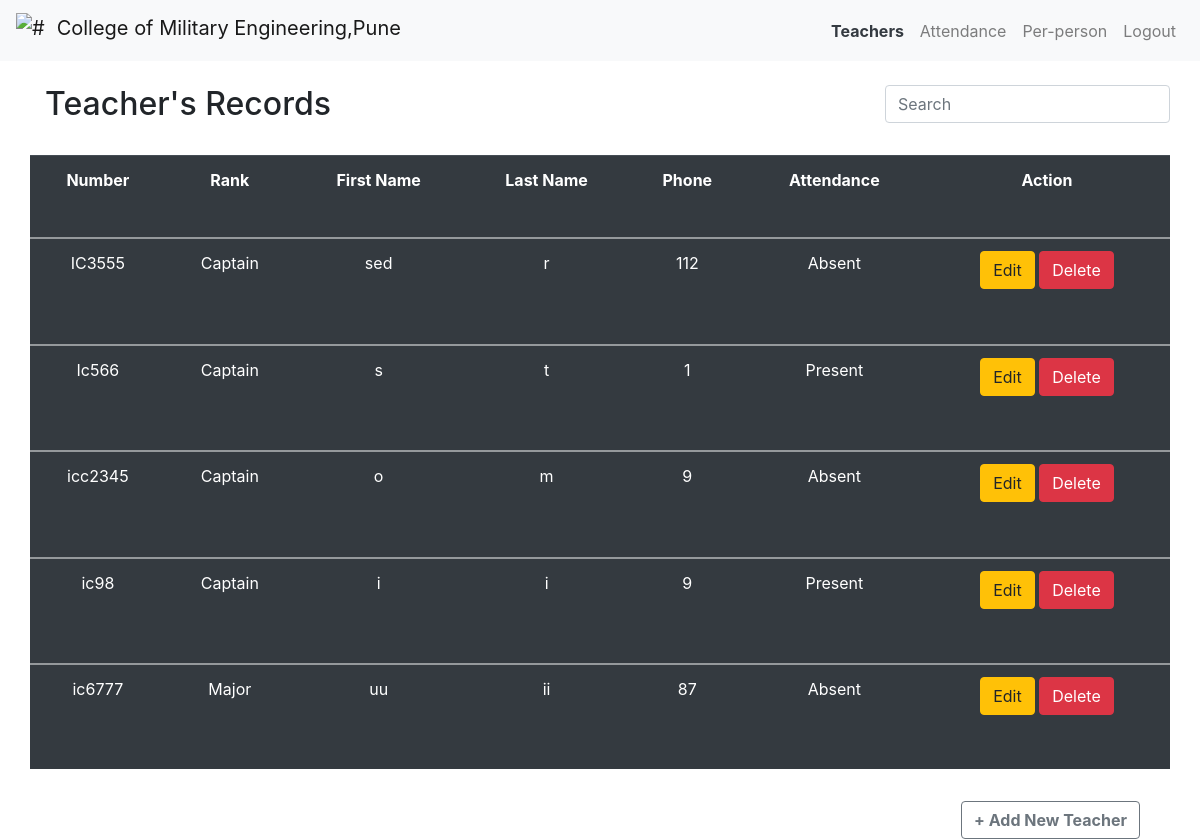
Page /index/ (signed in) on the earlier database version.
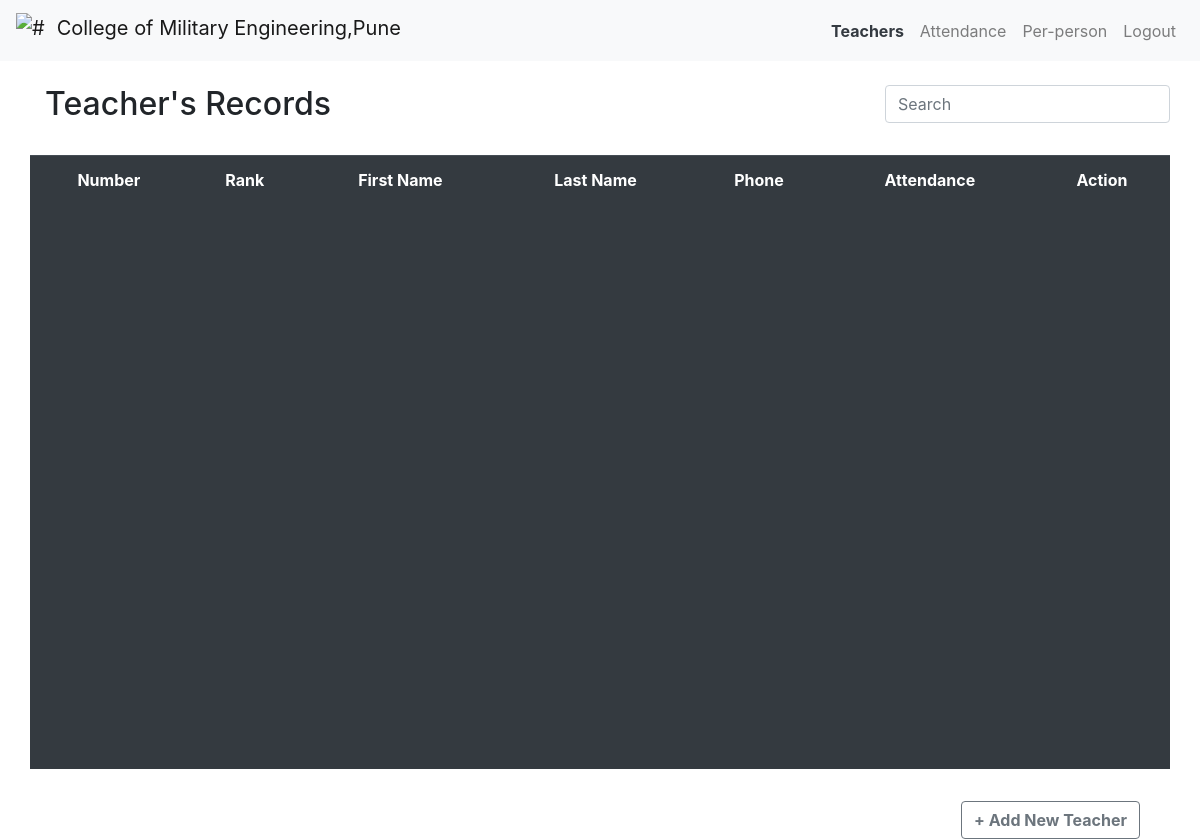
Same page on the later database version.
### app.py (models this page shows)
class Teachers(db.Model):
    roll_no=db.Column(db.String(200),primary_key=True)
    rank=db.Column(db.String(200),nullable=False)
    first_name=db.Column(db.String(200),nullable=False)
    last_name=db.Column(db.String(200),nullable=False)
    phone=db.Column(db.Integer(),nullable=False)
    attendance_id=db.relationship('Attendance',backref='attendance_id',cascade="all,delete,delete-orphan")

### app.py (the view)
@app.route('/index/',methods=["GET","POST"])
@login_required
def teacher_reg():
    teachers =db.session.query(Teachers,Track).outerjoin(Track,Teachers.roll_no==Track.teach_track).all()
    return render_template("index_new.html",teachers=teachers)

### app.py (called while the page is built)
@login.user_loader
def load_user(id):
    return Users.query.get(id)

### templates/index_new.html (shortened to what this page needs)
{% extends 'base.html'%}
{%block body%}
<nav class="navbar navbar-expand-md bg-light navbar-light">
   <a class="navbar-brand" href="#">
      <img src="{{ url_for('static',filename='cme.jpg') }}" width="35" height="35" class="d-inline-block align-top" alt="#">
     College of Military Engineering,Pune
   </a>
   <ul class="navbar-nav ml-auto">
      <li class="nav-item">
          <a class="nav-link font-weight-bold text-dark" href="{{url_for('teacher_reg')}}">
            Teachers
          </a>
      </li>
      <li class="nav-item">
         <a class="nav-link" href="{{url_for('attendance_sys')}}">
           Attendance
         </a>
     </li>
     <li class="nav-item">
      <a class="nav-link" href="{{url_for('person1')}}">
        Per-person
      </a>
  </li>
  <li class="nav-item">
   <a class="nav-link" href="{{url_for('logout')}}">
     Logout
   </a>
</li>
  </ul>
 </nav>
 <div class="container mt-4">
   <div class="row">
       <div class="col-md-4"><h2>Teacher's Records</h2></div>
       <input type="text" id="filter" class="form-control col-md-3 ml-auto" placeholder="Search">
   </div>
   <div class="row mt-4" style="overflow: auto;height: 630px;">
       <table class="table table-hover table-dark" id="table1" style="border-collapse: collapse;">
           <tr>
               <th class="text-center" style="position: sticky;top: 0;">Number</th>
               <th class="text-center" style="position: sticky;top: 0;">Rank</th>
               <th class="text-center" style="position: sticky;top: 0;">First Name</th>
               <th class="text-center" style="position: sticky;top: 0;">Last Name</th>
               <th class="text-center" style="position: sticky;top: 0;">Phone</th>
               <th class="text-center" style="position: sticky;top: 0;">Attendance</th>
               <th class="text-center" style="position: sticky;top: 0;">Action</th>
           </tr>
           {% for row,row_att in teachers %}
          <tbody class="searchable">
           <tr>
               <td class="text-center">{{row.roll_no}}</td>
               <td class="text-center">{{row.rank}}</td>
               <td class="text-center">{{row.first_name}}</td>
               <td class="text-center">{{row.last_name}}</td>
               <td class="text-center">{{row.phone}}</td>
               {% if row_att.in_out %}
               <td class="text-center">Present</td>
               {% else %}
               <td class="text-center">Absent</td>
               {% endif %}
               <td class="text-center">
                   <a href="/update/{{row.roll_no}}" class="btn btn-warning btn-xs" data-toggle="modal" data-target="#modaledit{{row.roll_no}}">Edit</a>
                   <a href="/delete/{{row.roll_no}}" class="btn btn-danger btn-xs" onclick="return confirm('Are You Sure To Delete ?')">Delete</a>
               </td>
           </tr>
          </tbody>
           {% endfor %}
       </table>
   </div>
    <div class="col-md-12 mt-3">
       <button class="btn btn-outline-secondary btn-md float-right font-weight-bold" data-toggle="modal" data-target="#mymodal">+ Add New Teacher</button>
    </div>
</div>
{%endblock%}

### templates/base.html (shortened to what this page needs)
<!DOCTYPE html>
<html lang="en">
<head>
    <link rel="stylesheet" href="/static/bootstrap.min.css">
</head>
<body>
    {%block body%} {%endblock%}
</body>
</html>

Differences in the rows shown:
removed Teachers: roll_no "IC3555", rank "Captain", first_name "sed", last_name "r", phone "112", shows "Absent"
removed Teachers: roll_no "Ic566", rank "Captain", first_name "s", last_name "t", phone "1", shows "Present"
removed Teachers: roll_no "icc2345", rank "Captain", first_name "o", last_name "m", phone "9", shows "Absent"
removed Teachers: roll_no "ic98", rank "Captain", first_name "i", last_name "i", phone "9", shows "Present"
removed Teachers: roll_no "ic6777", rank "Major", first_name "uu", last_name "ii", phone "87", shows "Absent"
